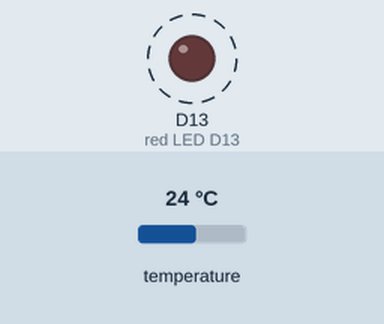
This program was run on a simulated Circuit Playground running CircuitPython. Parts: output pins drawn as LEDs (lit = HIGH). Dashed ring = blinking. The inputs (shaded band) are chosen by the test bench; at power-on: temperature 24 °C. Files the program writes start out absent.

Above: at 0.5 s.
Timing chart, 0 to 4.6 s (numbered marks = the images above):
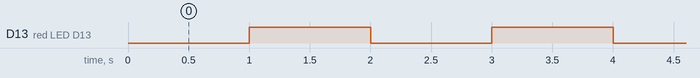

The program:

lesson09-file_writing_simple.py
```python
import time
from adafruit_circuitplayground.express import cpx

cpx.red_led = True
# remember, switch to the LEFT for coding; RIGHT for saving data

try:
    with open("myfile.txt", "w") as myfile:
        while True:
            temp = cpx.temperature
            myfile.write(str(temp))
            myfile.flush()
            cpx.red_led = not cpx.red_led
            time.sleep(1)
            # slow blinking means it's collecting data
except:
    while True:
        cpx.red_led = not cpx.red_led
        time.sleep(.1)
        # fast blinking means there is an error
```

Measured:
- by itself, D13 (red LED D13): alternates HIGH for 1.0 s and LOW for 1.0 s
